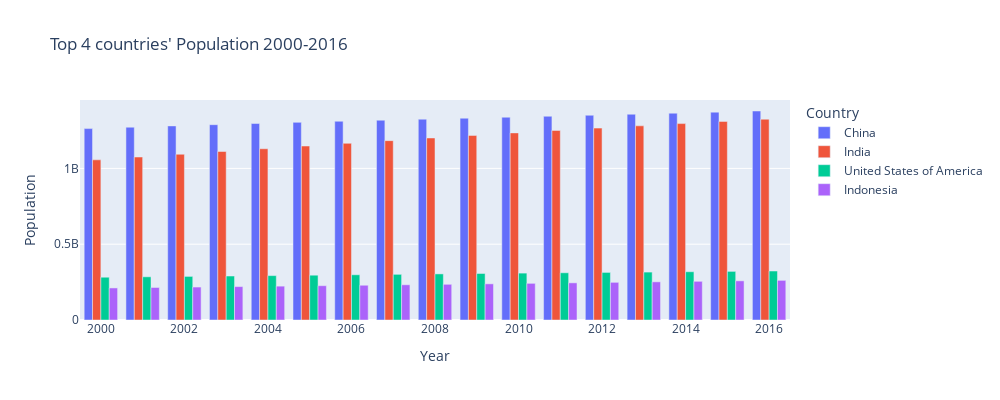

The notebook cell this image was saved under:
### Code cell
def get_top_n(col, maximum, n, df=df):
    h, w = 400, 1000
    plot_title = "Top {} countries' {} 2000-2016".format(n,col)
    df = df[['Year','Country',col]]\
        .sort_values(['Year',col], ascending=not maximum)\
            .groupby('Year').head(n)

    fig = px.bar(df, x='Year', y=col, color='Country', barmode='group',
        title=plot_title,
        height=h,
        width=w
        )
    # py.io.write_image(fig, './imgs/top/' + plot_title + '.png', format='png', width=w, height=h, scale=3)
    fig.show()

get_top_n('Population', True, 4)

### Figure 1 — Plotly figure (JSON) as saved in the notebook; plotly's stock layout.template omitted (floating-point values rounded to 4 significant figures)
{"data": [{"alignmentgroup": "True", "hovertemplate": "Country=China<br>Year=%{x}<br>Population=%{y}<extra></extra>", "legendgroup": "China", "marker": {"color": "#636efa", "pattern": {"shape": ""}}, "name": "China", "offsetgroup": "China", "orientation": "v", "showlegend": true, "textposition": "auto", "type": "bar", "x": [2016, 2015, 2014, 2013, 2012, 2011, 2010, 2009, 2008, 2007, 2006, 2005, 2004, 2003, 2002, 2001, 2000], "xaxis": "x", "y": [1378665000, 1371220000, 1364270000, 1357380000, 1350695000, 1344130000, 1337705000, 1331260000, 1324655000, 1317885000, 1311020000, 1303720000, 1296075000, 1288400000, 1280400000, 1271850000, 1262645000], "yaxis": "y"}, {"alignmentgroup": "True", "hovertemplate": "Country=India<br>Year=%{x}<br>Population=%{y}<extra></extra>", "legendgroup": "India", "marker": {"color": "#EF553B", "pattern": {"shape": ""}}, "name": "India", "offsetgroup": "India", "orientation": "v", "showlegend": true, "textposition": "auto", "type": "bar", "x": [2016, 2015, 2014, 2013, 2012, 2011, 2010, 2009, 2008, 2007, 2006, 2005, 2004, 2003, 2002, 2001, 2000], "xaxis": "x", "y": [1324517250, 1310152392, 1295600768, 1280842119, 1265780243, 1250287939, 1234281163, 1217726217, 1200669762, 1183209471, 1165486291, 1147609924, 1129623466, 1111523146, 1093317187, 1075000094, 1056575548], "yaxis": "y"}, {"alignmentgroup": "True", "hovertemplate": "Country=United States of America<br>Year=%{x}<br>Population=%{y}<extra></extra>", "legendgroup": "United States of America", "marker": {"color": "#00cc96", "pattern": {"shape": ""}}, "name": "United States of America", "offsetgroup": "United States of America", "orientation": "v", "showlegend": true, "textposition": "auto", "type": "bar", "x": [2016, 2015, 2014, 2013, 2012, 2011, 2010, 2009, 2008, 2007, 2006, 2005, 2004, 2003, 2002, 2001, 2000], "xaxis": "x", "y": [323071755, 320738994, 318386329, 316059947, 313877662, 311583481, 309327143, 306771529, 304093966, 301231207, 298379912, 295516599, 292805298, 290107933, 287625193, 284968955, 282162411], "yaxis": "y"}, {"alignmentgroup": "True", "hovertemplate": "Country=Indonesia<br>Year=%{x}<br>Population=%{y}<extra></extra>", "legendgroup": "Indonesia", "marker": {"color": "#ab63fa", "pattern": {"shape": ""}}, "name": "Indonesia", "offsetgroup": "Indonesia", "orientation": "v", "showlegend": true, "textposition": "auto", "type": "bar", "x": [2016, 2015, 2014, 2013, 2012, 2011, 2010, 2009, 2008, 2007, 2006, 2005, 2004, 2003, 2002, 2001, 2000], "xaxis": "x", "y": [261556386, 258383257, 255128076, 251805314, 248451714, 245115988, 241834226, 238620554, 235469755, 232374239, 229318262, 226289468, 223285666, 220309473, 217357790, 214427419, 211513822], "yaxis": "y"}], "layout": {"barmode": "group", "height": 400, "legend": {"title": {"text": "Country"}, "tracegroupgap": 0}, "title": {"text": "Top 4 countries' Population 2000-2016"}, "width": 1000, "xaxis": {"anchor": "y", "autorange": true, "domain": [0, 1], "range": [2000.0, 2016.0], "title": {"text": "Year"}, "type": "linear"}, "yaxis": {"anchor": "x", "autorange": true, "domain": [0, 1], "range": [0, 1451000000.0], "title": {"text": "Population"}, "type": "linear"}}}
